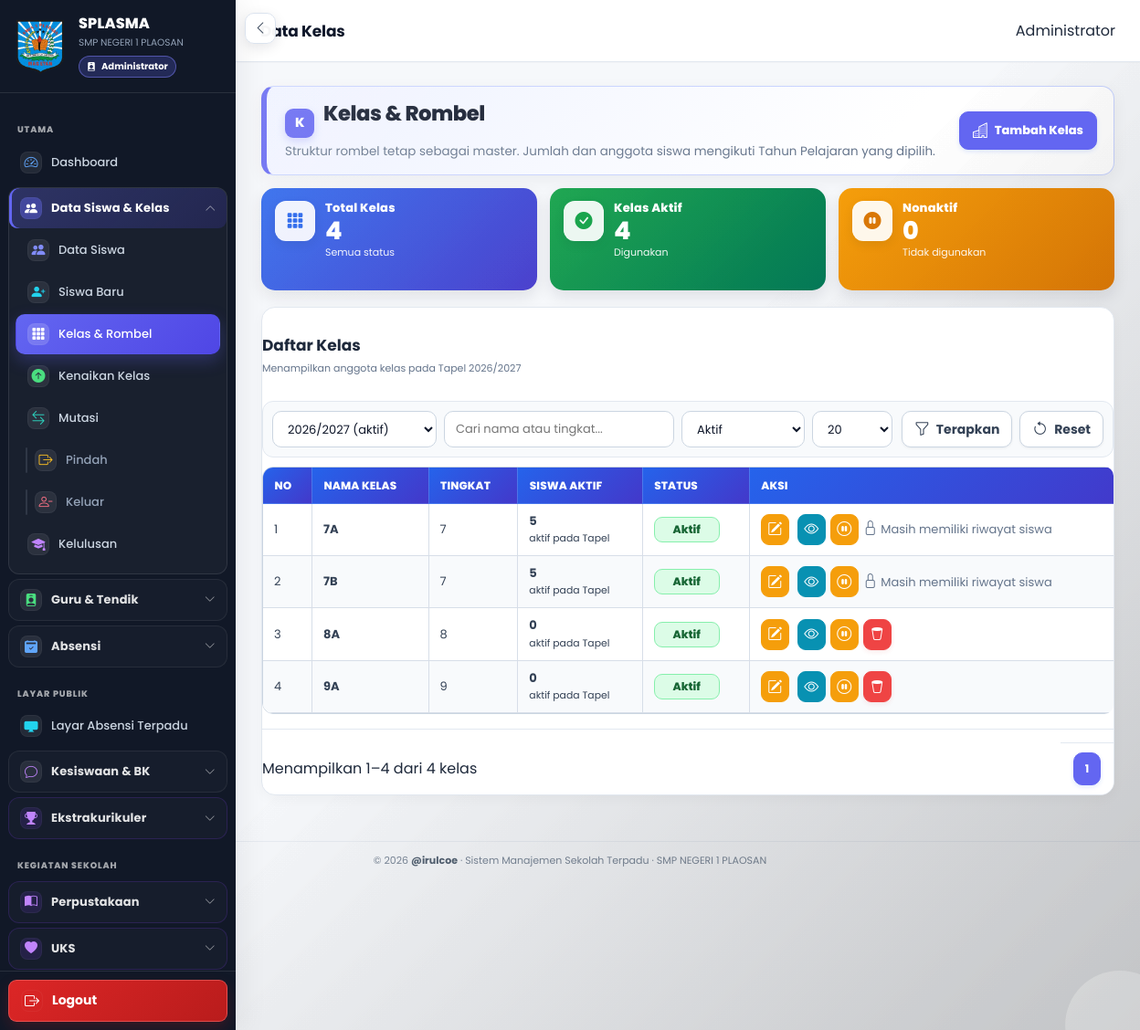
The app's page /kelas/index.php (signed in) with its own data.
### tables this page shows
CREATE TABLE `profil_sekolah` (
  `id` bigint(20) UNSIGNED NOT NULL,
  `nama_sekolah` varchar(200) NOT NULL,
  `npsn` varchar(30) DEFAULT NULL,
  `nss` varchar(30) DEFAULT NULL,
  `jenjang` varchar(50) DEFAULT NULL,
  `status_sekolah` varchar(50) DEFAULT NULL,
  `alamat` text DEFAULT NULL,
  `desa` varchar(100) DEFAULT NULL,
  `kecamatan` varchar(100) DEFAULT NULL,
  `kabupaten` varchar(100) DEFAULT NULL,
  `provinsi` varchar(100) DEFAULT NULL,
  `kode_pos` varchar(10) DEFAULT NULL,
  `telepon` varchar(50) DEFAULT NULL,
  `email` varchar(150) DEFAULT NULL,
  `website` varchar(200) DEFAULT NULL,
  `logo` varchar(255) DEFAULT NULL,
  `foto` varchar(255) DEFAULT NULL,
  `nama_kepala` varchar(200) DEFAULT NULL,
  `nip_kepala` varchar(50) DEFAULT NULL,
  `created_at` timestamp NULL DEFAULT current_timestamp(),
  `updated_at` timestamp NULL DEFAULT current_timestamp() ON UPDATE current_timestamp()
);

CREATE TABLE `tahun_pelajaran` (
  `id` bigint(20) UNSIGNED NOT NULL,
  `nama` varchar(20) NOT NULL,
  `aktif` tinyint(1) NOT NULL DEFAULT 0,
  `tanggal_mulai` date DEFAULT NULL,
  `tanggal_selesai` date DEFAULT NULL,
  `created_at` timestamp NULL DEFAULT current_timestamp(),
  `updated_at` timestamp NULL DEFAULT current_timestamp() ON UPDATE current_timestamp()
);

CREATE TABLE `master_kelas` (
  `id` bigint(20) UNSIGNED NOT NULL,
  `nama` varchar(20) NOT NULL,
  `tingkat` tinyint(3) UNSIGNED NOT NULL,
  `urutan` int(11) NOT NULL DEFAULT 0,
  `aktif` tinyint(1) NOT NULL DEFAULT 1,
  `created_at` timestamp NULL DEFAULT current_timestamp(),
  `updated_at` timestamp NULL DEFAULT current_timestamp() ON UPDATE current_timestamp()
);

### kelas/index.php (the view, shortened to what the rows shown need)
<?php
require_once __DIR__ . '/_helper.php';
$status = (string)($_GET['status'] ?? 'aktif');
$perPage=(int)($_GET['per_page']??20); if(!in_array($perPage,[5,10,20,50,100],true))$perPage=20;
$page=max(1,(int)($_GET['page']??1));
$years = $pdo->query('SELECT id,nama,aktif,tanggal_mulai,tanggal_selesai FROM tahun_pelajaran ORDER BY tanggal_mulai DESC,id DESC')->fetchAll();
$activeYearId = 0;
foreach ($years as $y) { if ((int)$y['aktif'] === 1) { $activeYearId = (int)$y['id']; break; } }
$selectedYearId = (int)($_GET['tahun_pelajaran_id'] ?? $activeYearId);
$selectedYear = null;
foreach ($years as $y) { if ((int)$y['id'] === $selectedYearId) { $selectedYear = $y; break; } }
$where = [];
$params = [];
if ($status !== 'semua') { $where[] = 'mk.aktif = ?'; $params[] = $status === 'aktif' ? 1 : 0; }
$whereSql = $where ? 'WHERE ' . implode(' AND ', $where) : '';
 $offset=($page-1)*$perPage;
$sql = "SELECT mk.*,
        (SELECT COUNT(*) FROM siswa_kelas sk WHERE sk.kelas_id = mk.id AND sk.tahun_pelajaran_id = ? AND sk.status = 'aktif') AS jumlah_siswa,
        (SELECT COUNT(*) FROM siswa_kelas sk WHERE sk.kelas_id = mk.id AND sk.tahun_pelajaran_id = ?) AS jumlah_riwayat
        FROM master_kelas mk $whereSql
        ORDER BY mk.tingkat ASC, mk.urutan ASC, mk.nama ASC LIMIT $perPage OFFSET $offset";
$st = $pdo->prepare($sql); $st->execute(array_merge([$selectedYearId, $selectedYearId], $params)); $rows = $st->fetchAll();
require_once __DIR__ . '/../layouts/header.php';
require_once __DIR__ . '/../layouts/sidebar.php';
?>
<main class="main kelas-page">
<section class="content">
<div class="page-header">
    <div><h1>Kelas &amp; Rombel</h1><p>Struktur rombel tetap sebagai master. Jumlah dan anggota siswa mengikuti Tahun Pelajaran yang dipilih.</p></div>
</div>
<div class="dashboard-table-card">
<div class="section-title"><div><h2>Daftar Kelas</h2><p><?= $selectedYear ? 'Menampilkan anggota kelas pada Tapel '.e((string)$selectedYear['nama']) : 'Belum ada Tahun Pelajaran.' ?></p></div></div>
<div class="table-responsive"><table class="data-table"><thead><tr><th>No</th><th>Nama Kelas</th><th>Tingkat</th><th>Siswa Aktif</th><th>Status</th><th>Aksi</th></tr></thead><tbody>
<?php if (!$rows): ?><tr><td colspan="6" class="empty-state">Belum ada data kelas.</td></tr>
<?php else: foreach ($rows as $i => $r): ?><tr>
<td><?= $i + 1 ?></td><td><strong><?= e($r['nama']) ?></strong></td><td><?= (int)$r['tingkat'] ?></td><td><strong><?= (int)$r['jumlah_siswa'] ?></strong><br><small class="text-muted">aktif pada Tapel</small></td>
<td><span class="status-badge <?= $r['aktif'] ? 'status-aktif' : 'status-nonaktif' ?>"><?= $r['aktif'] ? 'Aktif' : 'Nonaktif' ?></span></td>
<td><div class="table-actions"><a class="btn btn-warning btn-sm btn-icon-sm" title="Edit kelas" aria-label="Edit kelas" href="<?= BASE_URL ?>kelas/edit.php?id=<?= (int)$r['id'] ?>"><i class="bi bi-pencil-square" aria-hidden="true"></i></a><a class="btn btn-info btn-sm btn-icon-sm" title="Detail kelas" aria-label="Detail kelas" href="<?= BASE_URL ?>kelas/detail.php?id=<?= (int)$r['id'] ?>&tahun_pelajaran_id=<?= $selectedYearId ?>"><i class="bi bi-eye" aria-hidden="true"></i></a><form method="post" action="<?= BASE_URL ?>kelas/toggle.php" style="display:inline" onsubmit="return confirm('<?= $r['aktif'] ? 'Nonaktifkan' : 'Aktifkan' ?> kelas ini?')"><?=csrf_field()?><input type="hidden" name="id" value="<?= (int)$r['id'] ?>"><button class="btn btn-sm btn-icon-sm <?= $r['aktif'] ? 'btn-warning' : 'btn-success' ?>" type="submit" title="<?= $r['aktif'] ? 'Nonaktifkan kelas' : 'Aktifkan kelas' ?>" aria-label="<?= $r['aktif'] ? 'Nonaktifkan kelas' : 'Aktifkan kelas' ?>"><i class="bi <?= $r['aktif'] ? 'bi-pause-circle' : 'bi-check-circle' ?>" aria-hidden="true"></i></button></form><?php if((int)$r['jumlah_riwayat']===0):?><form method="post" action="<?= BASE_URL ?>kelas/delete.php" style="display:inline" onsubmit="return confirm('Hapus kelas ini?')"><?=csrf_field()?><input type="hidden" name="id" value="<?= (int)$r['id'] ?>"><button class="btn btn-danger btn-sm btn-icon-sm" type="submit" title="Hapus kelas" aria-label="Hapus"><i class="bi bi-trash3" aria-hidden="true"></i></button></form><?php else: ?><span class="text-muted small d-inline-flex align-items-center gap-1" title="Kelas tidak dapat dihapus karena masih memiliki siswa aktif. Nonaktifkan jika kelas tidak digunakan lagi."><i class="bi bi-lock"></i> Masih memiliki riwayat siswa</span><?php endif;?></div></td>
</tr><?php endforeach; endif; ?></tbody></table></div>
</div></section></main>
<?php require_once __DIR__ . '/../layouts/footer.php'; ?>

### layouts/sidebar.php (shortened to what the rows shown need)
<?php $sidebar_role_class = 'sidebar-role-' . preg_replace('/[^a-z0-9_-]/i', '', (string)user_role()); ?>
<aside id="globalSidebar" class="sidebar <?= e($sidebar_role_class) ?>" aria-label="Navigasi utama">
    <div class="sidebar-brand">
        <?php if (!empty($school_profile['logo'])): ?>
            <img src="<?= e(school_logo_url($pdo)) ?>" alt="Logo Sekolah" class="sidebar-logo">
        <?php endif; ?>
        <div class="sidebar-brand-info">
            <div class="sidebar-brand-title">SPLASMA</div>
            <small><?= e($school_profile['nama_sekolah']) ?></small>
            <div class="sidebar-role-badge">
                <i class="bi bi-person-badge-fill" aria-hidden="true"></i>
                <span><?= e(sidebar_role_label()) ?></span>
            </div>
        </div>
    </div>
</aside>

### records on screen
profil_sekolah: logo (picture), nama_sekolah "SMP NEGERI 1 PLAOSAN"
tahun_pelajaran: nama "2026/2027"
master_kelas: nama "7A", tingkat "7", jumlah_siswa "5", aktif "Aktif", shows "Masih memiliki riwayat siswa"
master_kelas: nama "7B", tingkat "7", jumlah_siswa "5", aktif "Aktif", shows "Masih memiliki riwayat siswa"
master_kelas: nama "8A", tingkat "8", jumlah_siswa "0", aktif "Aktif"
master_kelas: nama "9A", tingkat "9", jumlah_siswa "0", aktif "Aktif"

### other values on screen
sidebar_role_label() "Administrator"
$label "Dashboard Data Siswa Siswa Baru Kelas & Rombel Kenaikan Kelas Mutasi Pindah Keluar Kelulusan Layar Absensi Terpadu"
$label "Data Siswa & Kelas Guru & Tendik Absensi Kesiswaan & BK Ekstrakurikuler Perpustakaan UKS"
user_name() "Administrator"
$summary['semua'] "4"
$summary['aktif'] "4"
$summary['nonaktif'] "0"
$offset+1 "1"
min($offset+$perPage,$total) "4"
$total "4"
APP_NAME "Sistem Manajemen Sekolah Terpadu"
NAMA_SEKOLAH "SMP NEGERI 1 PLAOSAN"
form field tahun_pelajaran_id "2026/2027 (aktif)"
